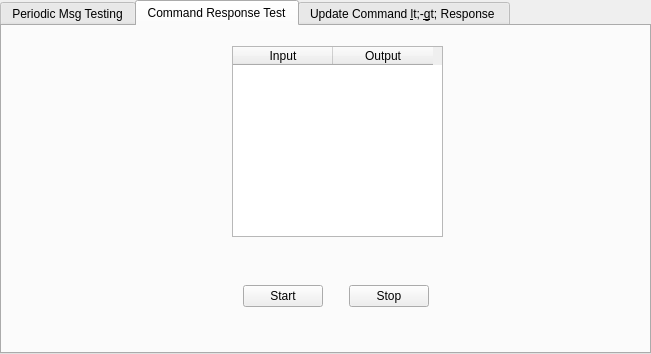
<?xml version="1.0" encoding="UTF-8"?>
<ui version="4.0">
 <class>TabWidget</class>
 <widget class="QTabWidget" name="TabWidget">
  <property name="geometry">
   <rect>
    <x>0</x>
    <y>0</y>
    <width>651</width>
    <height>354</height>
   </rect>
  </property>
  <property name="windowTitle">
   <string>TabWidget</string>
  </property>
  <property name="currentIndex">
   <number>1</number>
  </property>
  <widget class="QWidget" name="Tx_Mode">
   <attribute name="title">
    <string>Periodic Msg Testing</string>
   </attribute>
   <widget class="QWidget" name="horizontalLayoutWidget">
    <property name="geometry">
     <rect>
      <x>100</x>
      <y>170</y>
      <width>441</width>
      <height>80</height>
     </rect>
    </property>
    <layout class="QHBoxLayout" name="horizontalLayout">
     <item>
      <spacer name="horizontalSpacer_3">
       <property name="orientation">
        <enum>Qt::Horizontal</enum>
       </property>
       <property name="sizeHint" stdset="0">
        <size>
         <width>40</width>
         <height>20</height>
        </size>
       </property>
      </spacer>
     </item>
     <item>
      <widget class="QPushButton" name="startTimedSendBtn">
       <property name="text">
        <string>Start</string>
       </property>
      </widget>
     </item>
     <item>
      <spacer name="horizontalSpacer">
       <property name="orientation">
        <enum>Qt::Horizontal</enum>
       </property>
       <property name="sizeHint" stdset="0">
        <size>
         <width>40</width>
         <height>20</height>
        </size>
       </property>
      </spacer>
     </item>
     <item>
      <widget class="QPushButton" name="stopTimedSendBtn">
       <property name="text">
        <string>Stop</string>
       </property>
      </widget>
     </item>
     <item>
      <spacer name="horizontalSpacer_2">
       <property name="orientation">
        <enum>Qt::Horizontal</enum>
       </property>
       <property name="sizeHint" stdset="0">
        <size>
         <width>40</width>
         <height>20</height>
        </size>
       </property>
      </spacer>
     </item>
     <item>
      <widget class="QPushButton" name="quickSendBtn">
       <property name="text">
        <string>Quick Send</string>
       </property>
      </widget>
     </item>
     <item>
      <spacer name="horizontalSpacer_4">
       <property name="orientation">
        <enum>Qt::Horizontal</enum>
       </property>
       <property name="sizeHint" stdset="0">
        <size>
         <width>40</width>
         <height>20</height>
        </size>
       </property>
      </spacer>
     </item>
    </layout>
   </widget>
   <widget class="QWidget" name="gridLayoutWidget">
    <property name="geometry">
     <rect>
      <x>180</x>
      <y>10</y>
      <width>271</width>
      <height>140</height>
     </rect>
    </property>
    <layout class="QGridLayout" name="gridLayout">
     <item row="1" column="0">
      <widget class="QLabel" name="label_2">
       <property name="text">
        <string>Msg</string>
       </property>
      </widget>
     </item>
     <item row="2" column="0">
      <widget class="QLabel" name="label_3">
       <property name="text">
        <string>Msg Freq (msec)</string>
       </property>
      </widget>
     </item>
     <item row="0" column="0">
      <widget class="QLabel" name="label">
       <property name="text">
        <string>Code</string>
       </property>
      </widget>
     </item>
     <item row="0" column="1">
      <widget class="QComboBox" name="comboBox"/>
     </item>
     <item row="1" column="1">
      <widget class="QComboBox" name="comboBox_2"/>
     </item>
     <item row="2" column="1">
      <widget class="QComboBox" name="comboBox_3"/>
     </item>
    </layout>
   </widget>
  </widget>
  <widget class="QWidget" name="Rx_Mode">
   <attribute name="title">
    <string>Command Response Test</string>
   </attribute>
   <widget class="QWidget" name="horizontalLayoutWidget_2">
    <property name="geometry">
     <rect>
      <x>220</x>
      <y>230</y>
      <width>228</width>
      <height>80</height>
     </rect>
    </property>
    <layout class="QHBoxLayout" name="horizontalLayout_2">
     <item>
      <spacer name="horizontalSpacer_5">
       <property name="orientation">
        <enum>Qt::Horizontal</enum>
       </property>
       <property name="sizeHint" stdset="0">
        <size>
         <width>40</width>
         <height>20</height>
        </size>
       </property>
      </spacer>
     </item>
     <item>
      <widget class="QPushButton" name="cmdRespStartbtn">
       <property name="text">
        <string>Start</string>
       </property>
      </widget>
     </item>
     <item>
      <spacer name="horizontalSpacer_6">
       <property name="orientation">
        <enum>Qt::Horizontal</enum>
       </property>
       <property name="sizeHint" stdset="0">
        <size>
         <width>40</width>
         <height>20</height>
        </size>
       </property>
      </spacer>
     </item>
     <item>
      <widget class="QPushButton" name="cmdRespStopbtn">
       <property name="text">
        <string>Stop</string>
       </property>
      </widget>
     </item>
     <item>
      <spacer name="horizontalSpacer_7">
       <property name="orientation">
        <enum>Qt::Horizontal</enum>
       </property>
       <property name="sizeHint" stdset="0">
        <size>
         <width>40</width>
         <height>20</height>
        </size>
       </property>
      </spacer>
     </item>
    </layout>
   </widget>
   <widget class="QTableWidget" name="tableWidget">
    <property name="geometry">
     <rect>
      <x>230</x>
      <y>20</y>
      <width>211</width>
      <height>191</height>
     </rect>
    </property>
    <column>
     <property name="text">
      <string>Input</string>
     </property>
    </column>
    <column>
     <property name="text">
      <string>Output</string>
     </property>
    </column>
   </widget>
  </widget>
  <widget class="QWidget" name="tab">
   <attribute name="title">
    <string>Update Command &lt;-&gt; Response </string>
   </attribute>
   <widget class="QWidget" name="verticalLayoutWidget">
    <property name="geometry">
     <rect>
      <x>440</x>
      <y>50</y>
      <width>199</width>
      <height>138</height>
     </rect>
    </property>
    <layout class="QVBoxLayout" name="verticalLayout">
     <item>
      <widget class="QLabel" name="label_6">
       <property name="text">
        <string>New Association</string>
       </property>
      </widget>
     </item>
     <item>
      <layout class="QGridLayout" name="gridLayout_2">
       <item row="1" column="1">
        <widget class="QLineEdit" name="lineEdit"/>
       </item>
       <item row="0" column="0">
        <widget class="QLabel" name="label_4">
         <property name="text">
          <string>Code</string>
         </property>
        </widget>
       </item>
       <item row="1" column="0">
        <widget class="QLabel" name="label_5">
         <property name="text">
          <string>Response</string>
         </property>
        </widget>
       </item>
       <item row="0" column="1">
        <widget class="QComboBox" name="comboBox_4"/>
       </item>
      </layout>
     </item>
     <item>
      <widget class="QPushButton" name="addAssociationbtn">
       <property name="text">
        <string>Add</string>
       </property>
      </widget>
     </item>
    </layout>
   </widget>
   <widget class="QWidget" name="verticalLayoutWidget_2">
    <property name="geometry">
     <rect>
      <x>60</x>
      <y>10</y>
      <width>231</width>
      <height>291</height>
     </rect>
    </property>
    <layout class="QVBoxLayout" name="verticalLayout_2">
     <item alignment="Qt::AlignHCenter">
      <widget class="QLabel" name="label_7">
       <property name="text">
        <string>Current Associations</string>
       </property>
      </widget>
     </item>
     <item>
      <widget class="QTableWidget" name="tableWidget_2"/>
     </item>
    </layout>
   </widget>
  </widget>
 </widget>
 <resources/>
 <connections/>
</ui>
